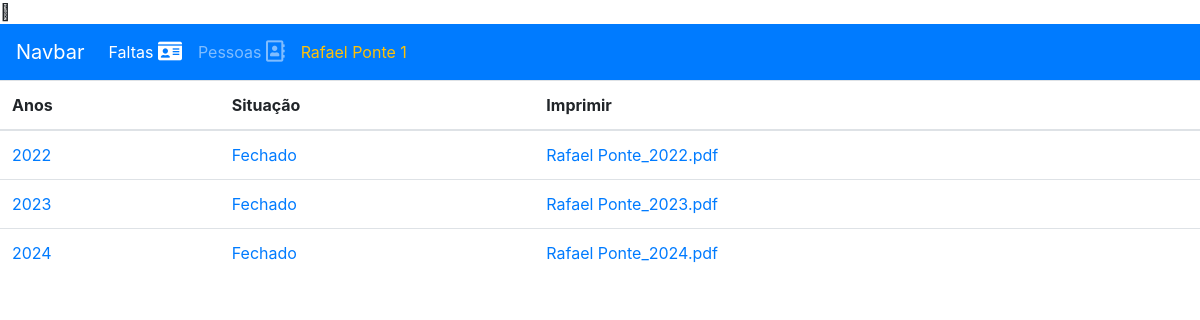
Before: /pessoas/1/fichas with the older database file.
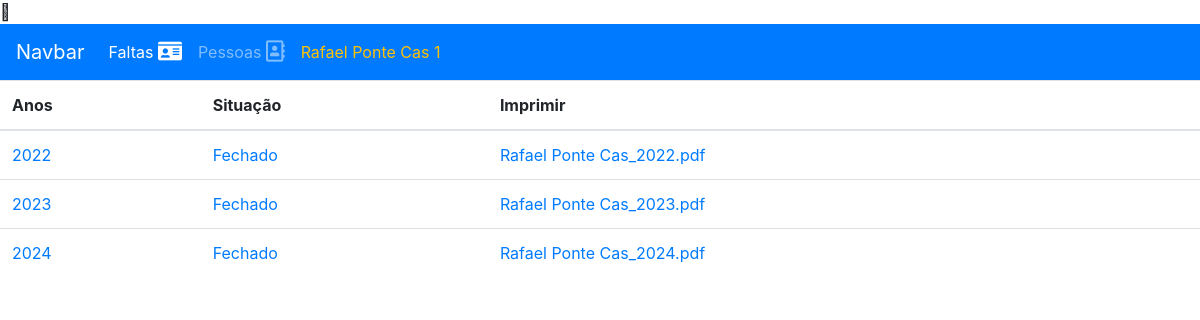
After: the same page with the newer database file.
### app_ficha_cem/models.py (models this page shows)
class Pessoas(models.Model):
    nome = models.CharField(max_length=150)
    admissao = models.DateField(default='1991-01-01')

### app_ficha_cem/views.py (the view)
# urls.py: path('pessoas/<int:pessoa_id>/fichas', listar_ficha, name='listarficha' ),
def listar_ficha(request, pessoa_id):
    anos, pessoa = listar_anos(pessoa_id)
    anos_status = {}
    for ano in anos:
        status  = checar_existencia_pontuacao(ano,pessoa)
        if status:
            status = 'Aberto'
        else:
            status = 'Fechado'
        anos_status[ano] = status
    return render(request,'template/listar_ficha.html',{'anos':anos_status, 'pessoa':pessoa})

### app_ficha_cem/views.py (called while the page is built)
def listar_anos(pessoa_id):
    anos = []
    pessoa_faltas = Faltas_Pessoas.objects.all()
    pessoa = Pessoas.objects.get(pk=pessoa_id)
    for i in pessoa_faltas:
        if i.data.year not in anos and i.pessoa.id == pessoa_id:
            anos.append(i.data.year)
    return anos, pessoa

def checar_existencia_pontuacao(ano, pessoa):
    status = True
    q2 = Pontuacoes.objects.filter(pessoa=pessoa)
    q3 = Pontuacoes.objects.filter(ano=ano)
    pontuacao = q2.intersection(q3)
    if len(pontuacao):
        status = False
    else:
        status = True
    return  status

### template/listar_ficha.html (shortened to what this page needs)
{% extends 'template/menu.html' %}
{% block content %}
<table class="table table-hover">
    <thead>
        <tr>
            <th scope="col">Anos</th>
            <th scope="col">Situação</th>
            <th scope="col">Imprimir</th>
        </tr>
    </thead>
    <tbody>
        {%for ano,status in anos.items %}
        <tr>
            <td>
                <a href="{% url 'ficha' pessoa.id ano %}">{{ano}}</a>
            </td>
            <td>
                <a href="{% url 'encerrarano' pessoa.id ano %}">{{status}}</a>
            </td>
            <td>
                <a href="{% url 'ficha' pessoa.id ano %}">{{pessoa.nome}}_{{ano}}.pdf</a>
            </td>
        </tr>
        {% endfor %}
    </tbody>
</table>
{% endblock content %}

### template/menu.html (shortened to what this page needs)
{% load static %}
<!DOCTYPE html>
<html lang="en">
<head>
    <link rel="stylesheet" href="https://cdn.jsdelivr.net/npm/bootstrap@4.0.0/dist/css/bootstrap.min.css"
>
    <link rel="stylesheet" href="https://use.fontawesome.com/releases/v5.7.0/css/all.css"
>
</head>
<body>
    <span class="fa-solid fa-user"></span>
    <nav class="navbar navbar-expand-lg navbar-dark bg-primary">
        <a class="navbar-brand" href="#">Navbar</a>
        <div class="collapse navbar-collapse" id="navbarSupportedContent">
            <ul class="navbar-nav mr-auto">
                <li class="nav-item">
                    <a class="nav-link active" href="{% url 'listarfaltas' %}">Faltas <i class="fas fa-id-card fa-lg"></i></a>
                </li>
                <li class="nav-item">
                    <a class="nav-link" href="{% url 'listarpessoas' %}">Pessoas <i class="far fa-address-book fa-lg"></i></a>
                </li>
                <li class="">
                    <a class="nav-link text-warning" href="{% url 'listarpessoas' %}">{{pessoa.nome}} {{pessoa.id}}</a>
                </li>
    </nav>
    {% block content %}
    {% endblock content %}
</body>
</html>

Changed rows visible on the page:
changed Pessoas id 1: nome "Rafael Ponte" → "Rafael Ponte Cas"
Other visible differences:
new list line: "2022 Fechado _ 2022 .pdf"
new list line: "Rafael Ponte Cas"
new list line: "2023 Fechado _ 2023 .pdf"
new list line: "2024 Fechado _ 2024 .pdf"
list line gone: "2022 Fechado _ 2022 .pdf"
list line gone: "Rafael Ponte"
list line gone: "2023 Fechado _ 2023 .pdf"
list line gone: "2024 Fechado _ 2024 .pdf"
